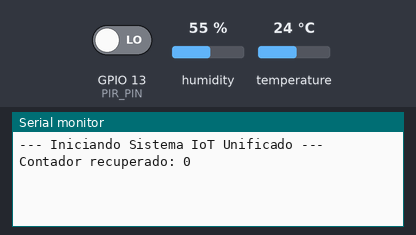
The sketch below on a simulated ESP32. Shown: the last lines printed to the serial monitor. The inputs (shaded band) are chosen by the test bench; at power-on: GPIO 13 (PIR_PIN) LOW, humidity 55 %, temperature 24 °C. WiFi joins after 1.5 s; servers stay silent unless stated; uploads are accepted with an empty reply; EEPROM starts erased.

Above: at 3.0 s.
3.1 s: GPIO 13 (PIR_PIN) driven HIGH
At 3.7 s:
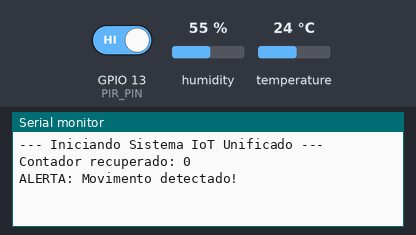
13.3 s: GPIO 13 (PIR_PIN) driven LOW
At 13.9 s:
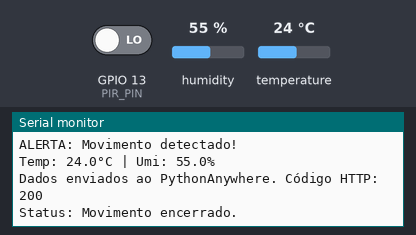

The sketch:

codigo_esp32.ino.ino
```cpp
#define BLYNK_TEMPLATE_ID           "TMPL21IHddvV3"
#define BLYNK_TEMPLATE_NAME         "Sensor de Presença"
#define BLYNK_AUTH_TOKEN            "jZHL-64e662LXQDgyQ0ZH5WPAdcdCp3l"

#define BLYNK_PRINT Serial

#include <WiFi.h>
#include <WiFiClient.h>
#include <BlynkSimpleEsp32.h>
#include <HTTPClient.h>
#include <DHT.h>
#include <Preferences.h> // Biblioteca para salvar dados na Flash

// --- CONFIGURAÇÃO DE WIFI ---
char ssid[] = "SUA_REDE_WIFI";
char pass[] = "SUA_SENHA_WIFI";

// --- PINOS E SENSORES ---
#define PIR_PIN 13        // Pino de dados PIR Presenca
#define DHTPIN 14        // Pino de dados do DHT22 TEMP e UMID
#define DHTTYPE DHT22

DHT dht(DHTPIN, DHTTYPE);
Preferences preferences;

// Variáveis de controle de Presença
int contadorPresenca = 0;
bool movimentoDetectado = false;

// URL da API no PythonAnywhere
const char* serverName = "http://nalumodas.pythonanywhere.com/api/dados";

BlynkTimer timer;

// Função para ler o DHT22, enviar ao Blynk e também ao Servidor Web (PythonAnywhere)
void enviarClima() {
  float h = dht.readHumidity();
  float t = dht.readTemperature();

  if (isnan(h) || isnan(t)) {
    Serial.println("Falha ao ler o sensor DHT22!");
    return;
  }

  // 1. Envia para os pinos virtuais V3 (Temp) e V4 (Umi) do Blynk
  Blynk.virtualWrite(V3, t);
  Blynk.virtualWrite(V4, h);

  Serial.printf("Temp: %.1f°C | Umi: %.1f%%\n", t, h);

  // 2. Envia os dados via HTTP POST para o PythonAnywhere
  if (WiFi.status() == WL_CONNECTED) {
    HTTPClient http;
    http.begin(serverName);
    http.addHeader("Content-Type", "application/json");

    String httpRequestData = "{\"temperatura\":" + String(t) + ",\"umidade\":" + String(h) + "}";

    int codigoResposta = http.POST(httpRequestData);

    if (codigoResposta > 0) {
      Serial.print("Dados enviados ao PythonAnywhere. Código HTTP: ");
      Serial.println(codigoResposta);
    } else {
      Serial.print("Erro no envio web. Código: ");
      Serial.println(codigoResposta);
    }

    http.end();
  } else {
    Serial.println("WiFi desconectado!");
  }
}

// Função para verificar o Sensor de Presença PIR
void verificarSensor() {
  int leitura = digitalRead(PIR_PIN);

  if (leitura == HIGH && !movimentoDetectado) {
    Serial.println("ALERTA: Movimento detectado!");

    contadorPresenca++;

    // Salva o novo valor do contador na memória Flash
    preferences.putInt("contador", contadorPresenca);

    Blynk.virtualWrite(V1, 255);
    Blynk.virtualWrite(V2, contadorPresenca);

    movimentoDetectado = true;
  }
  else if (leitura == LOW && movimentoDetectado) {
    Serial.println("Status: Movimento encerrado.");
    Blynk.virtualWrite(V1, 0);
    movimentoDetectado = false;
  }
}

void setup() {
  Serial.begin(115200);
  pinMode(PIR_PIN, INPUT);
  dht.begin();

  // Inicia a memória Flash no modo leitura/escrita (false)
  preferences.begin("projeto", false);

  // Recupera o valor salvo. Se não existir, assume 0.
  contadorPresenca = preferences.getInt("contador", 0);

  Serial.println("\n--- Iniciando Sistema IoT Unificado ---");
  Serial.print("Contador recuperado: ");
  Serial.println(contadorPresenca);

  // Inicializa o Blynk (que já cuida da conexão WiFi de forma integrada)
  Blynk.begin(BLYNK_AUTH_TOKEN, ssid, pass);

  // Sincroniza o valor do contador com o App assim que conecta
  Blynk.virtualWrite(V2, contadorPresenca);

  // Timers: Presença (200ms) e Clima/PythonAnywhere (a cada 10 segundo)
  timer.setInterval(200L, verificarSensor);
  timer.setInterval(10000L, enviarClima);
}

void loop() {
  Blynk.run();
  timer.run();
}
```

Measured:
- after the input at 3.1 s, the serial monitor: prints a new line after 0.10 s (image 1)
- after the input at 13.3 s, the serial monitor: prints a new line after 0.10 s (image 2)
